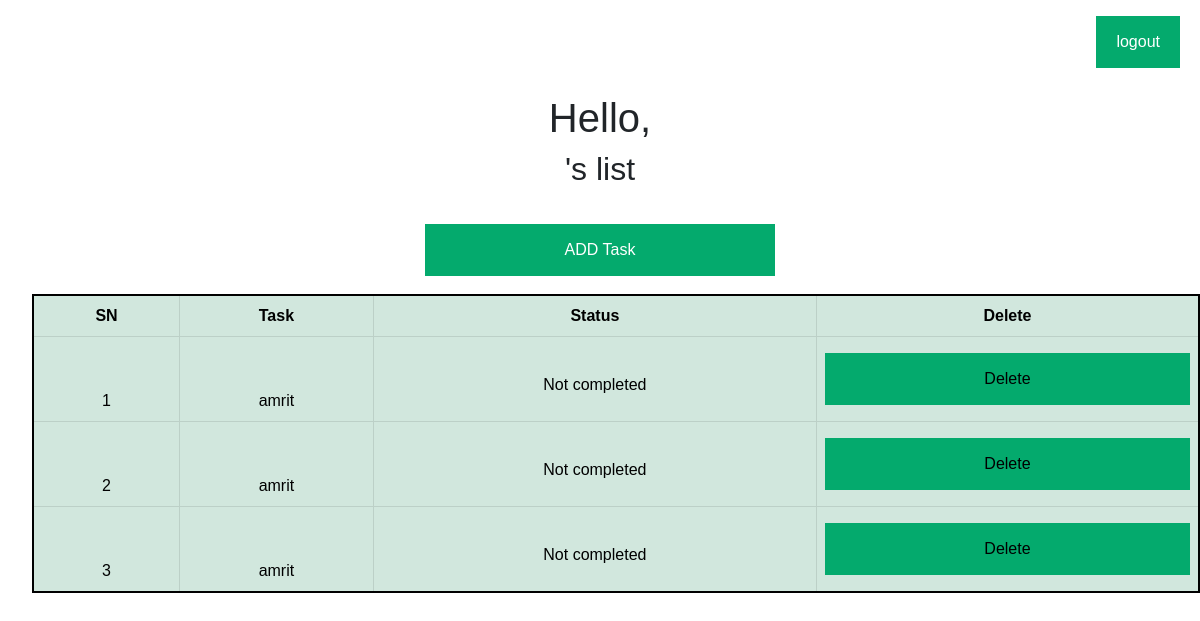
The page /taskname (signed in) on the database as committed earlier.
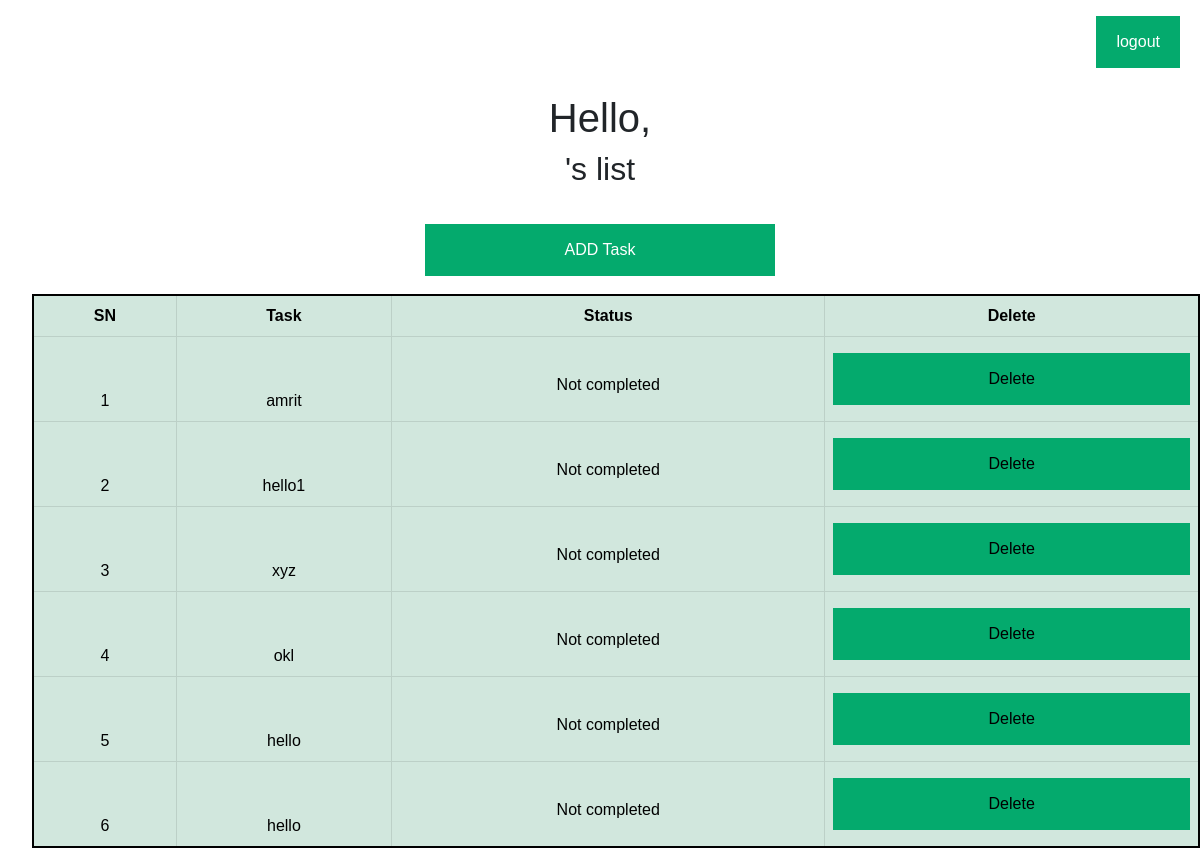
The same page on the database as committed later.
### Base/models.py (models this page shows, shortened)
class Taskmodel(models.Model):
    task_name = models.CharField(max_length=200, unique=False)
    task_description = models.CharField(max_length=200)
    complete = models.BooleanField(default=False)
    user = models.ForeignKey(User, on_delete=models.CASCADE, default=1, null=True)
    class Meta:
        unique_together = ("user", "task_name")

### Base/views.py (the view)
# urls.py: path("taskname", login_required(views.taskname), name="taskname"),
@login_required
def taskname(request):
    if request.method == "POST":
        form = Taskform(request.POST)
        if form.is_valid():
            task = form.save(commit=False)
            task.user = request.user
            existing_task_name = Taskmodel.objects.filter(
                user=request.user, task_name=task.task_name
            )
            if existing_task_name.exists():
                messages.error(request, "Task already exists")
            else:
                task.save()
                if "complete" in form.cleaned_data:
                    task.complete = form.cleaned_data["complete"]
                    complete=task.save()
                messages.success(request, "Item has been added")
            return redirect("taskname")
        else:
            return redirect("taskname")
    else:
        form = Taskform
        task_name = Taskmodel.objects.filter(user=request.user.id)
        return render(
            request,
            "auth_system/taskname.html",
            {"form": form, "Task_name": task_name},
        )

### Base/templates/auth_system/taskname.html (shortened to what this page needs)
{% extends 'auth_system/base.html' %}
{% block content %}
<nav class="navbar navbar-expand-sm">
    <ul class="navbar-nav ml-auto">
        <li class="nav-item">
            <form action="{% url 'logout' %}" method="post">
                <button type="submit">logout</button>
            </form>
        </li>
    </ul>
</nav>
<div>
    <div class="center">
        {% if request.user.is_authenticated %}
        <h1>Hello, {{request.user.first_name}}</h1>
        <h2>{{request.user.first_name}}'s list</h2>
    </div>
    <div class="center">
        <form action="{% url 'taskcreate' %}" method="post">
            <button type="submit" style="width:50%">ADD Task</button>
        </form>
    </div>
    {% endif %}
    <ul>
        <form method="POST">
            {% if Task_name %}
            <table class="table table-bordered" id="example" style="text-align: center;">
                <thead class="table-success">
                    <tr>
                        <th>SN</th>
                        <th>Task</th>
                        <th>Status</th>
                        <th>Delete</th>
                    </tr>
                    {% for id in Task_name %}
                    <tr>
                        <td>{{ forloop.counter }}</td>
                        <td><a href="{% url 'taskdetail' id.id %}">{{id.task_name }}</a></td>
                        <td>
                            {% if id.complete %}
                            <p>completed</p>
                            {% else %}
                            <p>Not completed</p>
                            {% endif %}
                        </td>
                        <td>
                            <button class="btn-danger" style="color: #ddd;"><a
                                    href="{% url 'taskdelete' id.id request.user.id %}">Delete</a></button>
                        </td>
                    </tr>
                    {% endfor %}
            </table>
            {% else %}
            <p> There are no items to show. </p>
            {% endif %}
        </form>
        {% endblock content %}

### Base/templates/auth_system/base.html (shortened to what this page needs)
<!doctype html>
<html lang="en">
{% load static %}
<head>
    <link rel="stylesheet" href="https://cdn.simplecss.org/simple.min.css">
    <link href={% static "css/style.css" %} rel="stylesheet">
    <link href="https://cdn.jsdelivr.net/npm/bootstrap@5.3.0-alpha3/dist/css/bootstrap.min.css" rel="stylesheet"
>
</head>
<body>
    {% block content %}
    {% endblock content %}
</body>
</html>
<!doctype html>
<html lang="en">
<head>
    <link rel="stylesheet" href="https://cdn.simplecss.org/simple.min.css">
</head>
<body>
</body>
</html>

### static/css/style.css (style rules this page uses)
html, body { height: 100%; margin: 0; max-width: 100%; }

### Base/templates/auth_system/taskname.html (style rules this page uses)
body { font-family: Arial, Helvetica, sans-serif; }
button { background-color: #04AA6D; color: white; padding: 14px 20px; margin: 8px 0; border: none; cursor: pointer; width: 100%; }
a { color: #000 !important; font-weight: 500; text-decoration: none; }
.center { text-align: center; margin: auto; width: 60%; padding: 10px; }
.table { border: solid #000 2px; margin: 0 auto !important; }
.navbar-expand-sm { flex-wrap: nowrap; justify-content: flex-end; margin-right: 20px; }

Rows that differ between the two databases and show on the page:
removed Taskmodel: task_name "amrit", complete "Not completed"
removed Taskmodel: task_name "amrit", complete "Not completed"
added Taskmodel: task_name "hello1", complete "Not completed"
added Taskmodel: task_name "xyz", complete "Not completed"
added Taskmodel: task_name "okl", complete "Not completed"
added Taskmodel: task_name "hello", complete "Not completed"
added Taskmodel: task_name "hello", complete "Not completed"
